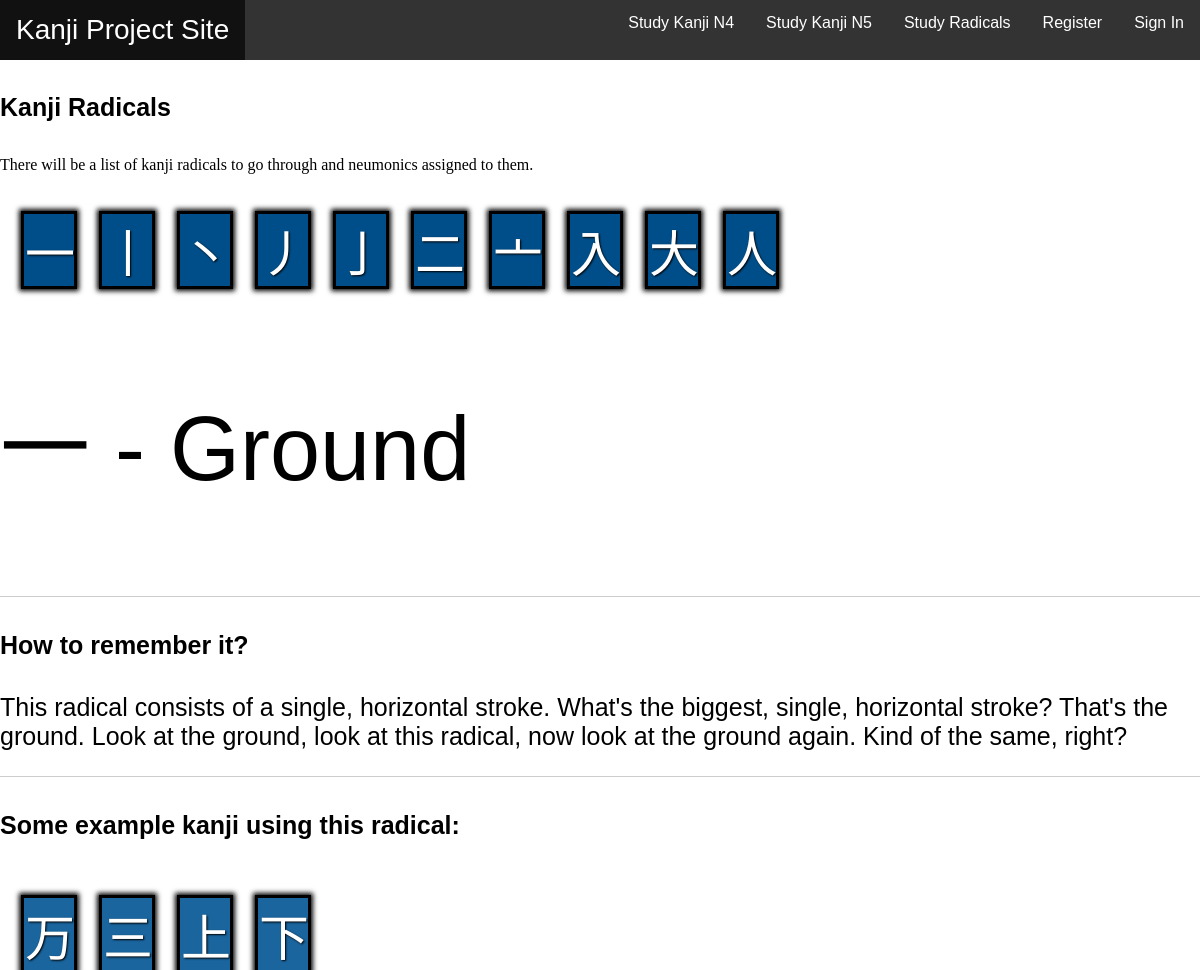
Page /studyradicals/1/ on the committed database.
### kanji/models.py (models this page shows, shortened)
class radicals(models.Model):
    radical = models.CharField(max_length=20, default ="")
    radical_name = models.CharField(max_length=25, default="")
    description = models.TextField()

class grammarParticle(models.Model):
    hiragana = models.CharField(max_length=200)
    story = models.TextField(default="")
    example_words = models.TextField(default="")
    translation = models.TextField(default="")
    radical = models.CharField(max_length=50, default="")

### kanji/views.py (the view)
# urls.py: path('studyradicals/<int:radical_id>/',views.updateRadical, name='details_radical'),
def updateRadical(request,radical_id):
    radicals_list = radicals.objects.all()
    radical_info = radicals.objects.filter(id=radical_id)
    radical_detail = radicals.objects.get(id=radical_id)
    kanji_associated = grammarParticle.objects.filter(radical=radical_detail.radical)
    context = {"radical_info":radical_info, "radicals_list":radicals_list, "kanji_associated":kanji_associated}
    return render(request, "kanji/studyradicals.html", context)

### kanji/templates/kanji/studyradicals.html
{%extends 'base.html'%}
{%load static%}
{%block content%}
<h4>Kanji Radicals </h4>
<div class="kanji_rad">
<p> There will be a list of kanji radicals to go through and neumonics assigned to them.</p>
{%for radicals in radicals_list%}
  <div class="box_radical">
    <p class="item"><a class="font_link" href="{% url 'details_radical' radicals.id  %}">{{radicals.radical}}</a></p></div>
{%endfor%}
{%for radical in radical_info%}
<p class="hiragana">{{radical.radical}} - {{radical.radical_name}}</p>
<hr/>
<div class="story">
  <h4> How to remember it? </h4>
<p class="story_kanji">{{radical.description}}</p></div>
<hr/>
<div class="example">
{%endfor%}
  <h4> Some example kanji using this radical: </h4>
  {%for kanji in kanji_associated%}
  <div class="box">
    <p class="item"><a  class="font_link"href="{% url 'details' kanji.id  %}">{{kanji.hiragana}}</a></p></div>
    {%endfor%}
{%endblock%}

### kanji/static/kanji/style.css (style rules this page uses)
body { background-color: #FFFFFF; margin:0; padding: 0; }
h4 { font-family: sans-serif; font-size:25px; }
.item { display:inline; color:#181818; font-size:50px; margin-left:2%; }
a { text-decoration: none; color:#181818; }
.box { display:inline-block; margin-left:2%; margin-top:2%; outline-style: solid; background-color:#1A659E; box-shadow: 0px 0px 5px 5px #000000; text-shadow: 1px 1px 2px #000000 }
.box_radical { display:inline-block; margin-left:2%; margin-top:2%; outline-style: solid; background-color:#004E89; box-shadow: 0px 0px 5px 5px #000000; text-shadow: 1px 1px 2px #000000 }
.hiragana { font-size:90px; font-family:sans-serif; }
.story_kanji { font-size:25px; font-family:sans-serif; }
hr { display: block; height: 1px; border: 0; border-top: 1px solid #ccc; margin: 1em 0; padding: 0; }
.font_link { color:white; }

### rows in the picture
radicals: radical "一", radical_name "Ground", description "This radical consists of a single, horizontal stroke. What's the biggest, single, horizontal stroke? That's the ground. Look at the ground, look at this radical, now look at the ground again. Kind of the same, right?"
radicals: radical "丨"
radicals: radical "丶"
radicals: radical "丿"
radicals: radical "亅"
radicals: radical "二"
radicals: radical "亠"
radicals: radical "入"
radicals: radical "大"
radicals: radical "人"
grammarParticle: hiragana "万"
grammarParticle: hiragana "三"
grammarParticle: hiragana "上"
grammarParticle: hiragana "下"
